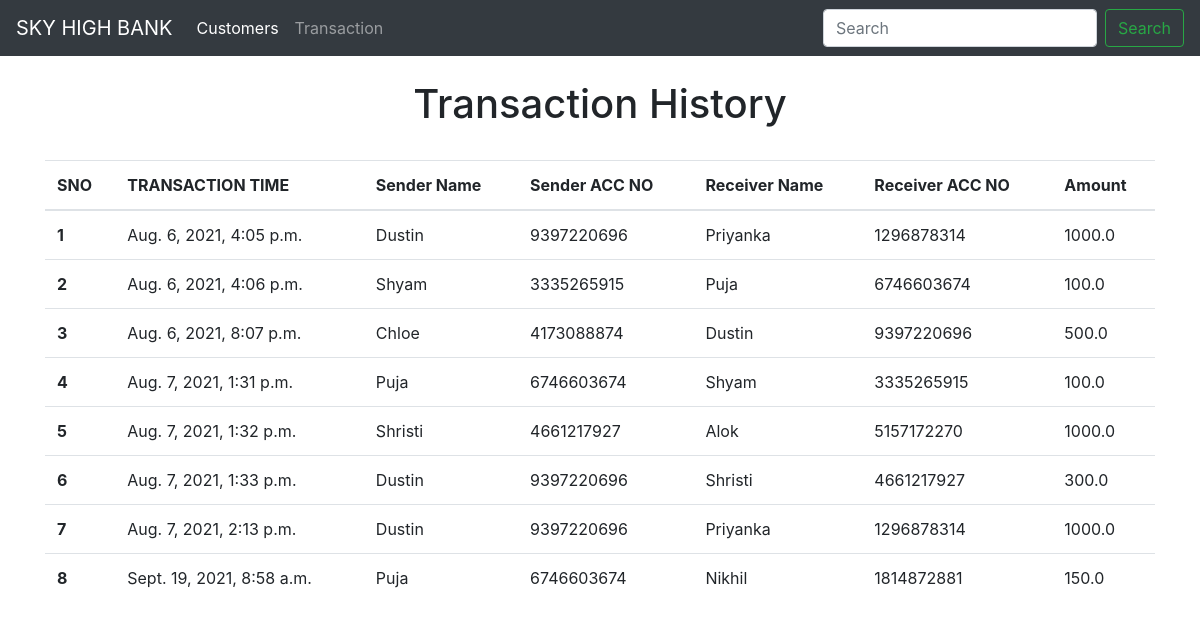
Page /alltransaction on the committed database.
### bankapp/models.py (models this page shows)
class transfer_history(models.Model):
    timestamp = models.DateTimeField(auto_now_add=True,null=True)
    sender =  models.CharField(max_length=255)
    senderaccno=models.IntegerField(default=0)
    receiveraccno = models.IntegerField(default=0)
    receiver =  models.CharField(max_length=255)
    amount = models.FloatField()

### bankapp/views.py (the view)
# urls.py: path('alltransaction', views.trans, name="transaction"),
def trans(request):
    alltransaction = transfer_history.objects.all()
    return render(request ,'transaction.html',{'tran':alltransaction})

### templates/transaction.html (shortened to what this page needs)
{% extends 'basic.html' %}
{% block body %}
<br>
<h1 style="text-align:center">Transaction History</h1><br>
<div class="container">
<div class="table-responsive">
<table class="table table-hover">
  <thead>
    <tr>
      <th scope="col">SNO</th>
      <th scope="col"> TRANSACTION TIME</th>
      <th scope="col"> Sender Name</th>
      <th scope="col">Sender ACC NO</th>
       <th scope="col">Receiver Name</th>
      <th scope="col">Receiver ACC NO</th>
      <th scope="col">Amount</th>
    </tr>
  </thead>
  <tbody>
{% for i in tran %}
    <tr>
      <th scope="row">{{i.id}}</th>
      <td>{{i.timestamp}}</td>
      <td>{{i.sender}}</td>
      <td>{{i.senderaccno}}</td>
      <td>{{i.receiver}}</td>
      <td>{{i.receiveraccno}}</td>
      <td>{{i.amount}}</td>
    </tr>
{% endfor %}
  </tbody>
</table>
</div>
</div>
 {% endblock %}

### rows in the picture
transfer_history: id "1", timestamp "Aug. 6, 2021, 4:05 p.m.", sender "Dustin", senderaccno "9397220696", receiver "Priyanka", receiveraccno "1296878314", amount "1000.0"
transfer_history: id "2", timestamp "Aug. 6, 2021, 4:06 p.m.", sender "Shyam", senderaccno "3335265915", receiver "Puja", receiveraccno "6746603674", amount "100.0"
transfer_history: id "3", timestamp "Aug. 6, 2021, 8:07 p.m.", sender "Chloe", senderaccno "4173088874", receiver "Dustin", receiveraccno "9397220696", amount "500.0"
transfer_history: id "4", timestamp "Aug. 7, 2021, 1:31 p.m.", sender "Puja", senderaccno "6746603674", receiver "Shyam", receiveraccno "3335265915", amount "100.0"
transfer_history: id "5", timestamp "Aug. 7, 2021, 1:32 p.m.", sender "Shristi", senderaccno "4661217927", receiver "Alok", receiveraccno "5157172270", amount "1000.0"
transfer_history: id "6", timestamp "Aug. 7, 2021, 1:33 p.m.", sender "Dustin", senderaccno "9397220696", receiver "Shristi", receiveraccno "4661217927", amount "300.0"
transfer_history: id "7", timestamp "Aug. 7, 2021, 2:13 p.m.", sender "Dustin", senderaccno "9397220696", receiver "Priyanka", receiveraccno "1296878314", amount "1000.0"
transfer_history: id "8", timestamp "Sept. 19, 2021, 8:58 a.m.", sender "Puja", senderaccno "6746603674", receiver "Nikhil", receiveraccno "1814872881", amount "150.0"
